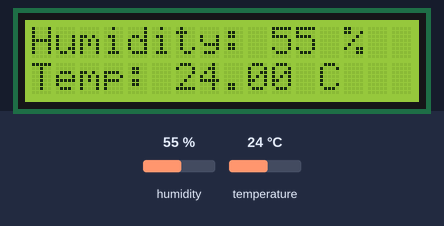
Bench run of a sketch on a simulated Arduino Uno, built with avr-gcc and run on an emulated ATmega328P. Shown: 16×2 character LCD. The test bench sets the inputs (shaded band); at power-on: humidity 55 %, temperature 24 °C.

Above: at 2.2 s.
2.3 s: humidity set to 22 %
At 4.0 s:
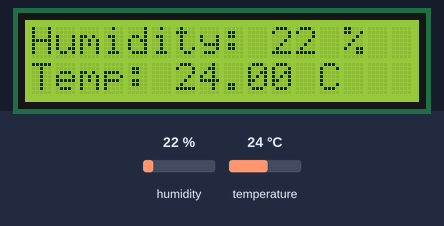
5.2 s: temperature set to 12 °C
At 7.3 s:
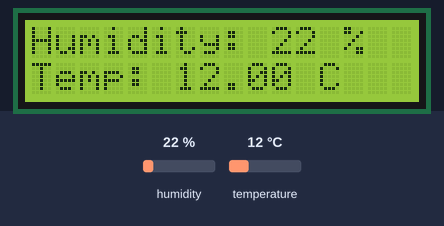
7.8 s: humidity set to 40 %
At 10.0 s:
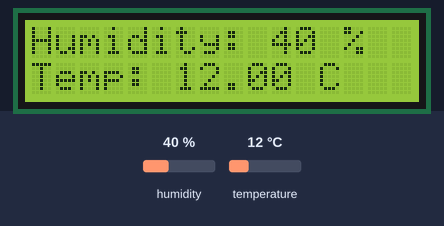
10.4 s: temperature set to 19 °C
At 12.1 s:
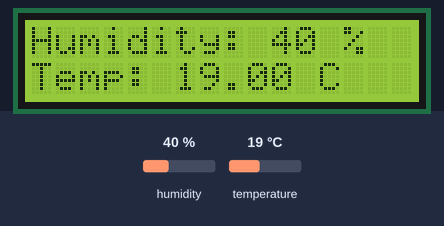
Timing chart, 0 to 13.6 s (numbered marks = the images above; inputs shaded):
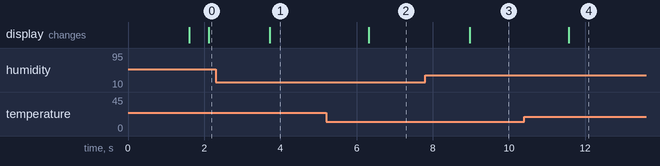

Measured:
- after the input at 2.3 s, the display: changes after 1.4 s (image 1)
- after the input at 5.2 s, the display: changes after 1.1 s (image 2)
- after the input at 7.8 s, the display: changes after 1.2 s (image 3)
- after the input at 10.4 s, the display: changes after 1.2 s (image 4)

The sketch:

sketch_oct8b.ino
```cpp
#include <LiquidCrystal.h>
#include <DHT11.h>

DHT11 dht11(2);


LiquidCrystal lcd(4, 6, 10, 11, 12, 13);


void setup() {
  lcd.begin(16, 2);
     lcd.clear();
     delay(1000);
}

void loop() {

     int humidity = dht11.readHumidity();
      lcd.setCursor(0, 0);
      lcd.print("Humidity: ");
      lcd.print(humidity);
      lcd.print(" % ");


    float temp = dht11.readTemperature();
    lcd.setCursor(0,1);
    lcd.print("Temp: ");
    lcd.print(temp);
    lcd.print(" C ");


}
```
